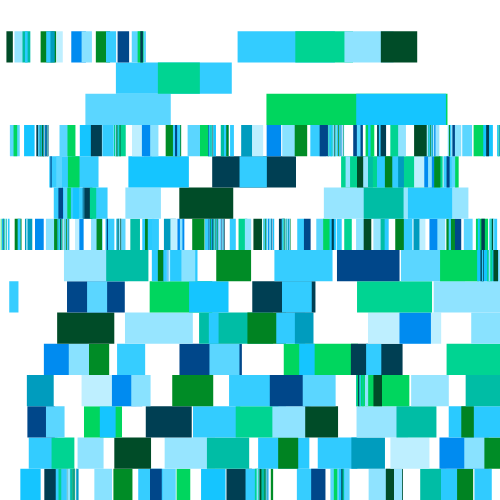
Frame 1 (no input)
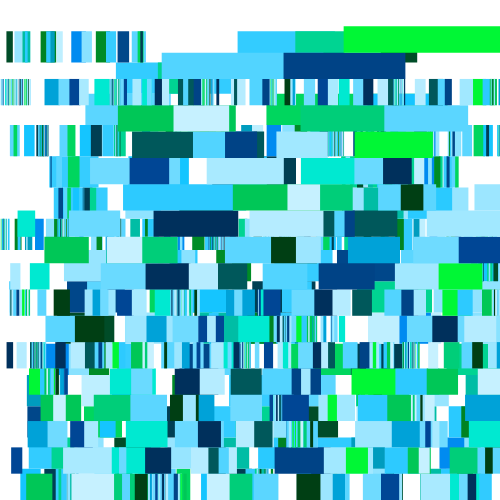
Frame 2 (the mouse pressed at the canvas centre, redrawn once)

The p5.js sketch that drew these frames (run headless with seeded random() and noise() and a simulated clock; the mouse was pressed at the canvas centre and the sketch redrawn once):

// p5.js sketch
// ── sketch.js
'use strict';

var colorCount = 20;

var hueValues = [];
var saturationValues = [];
var brightnessValues = [];

function setup() {
    createCanvas(500, 500);
    colorMode(HSB, 360, 100, 100, 100);
    noStroke();
}

function draw() {
    noLoop();

    for (var i = 0; i < colorCount; i++) {
        if (i % 2 == 0) {
            hueValues[i] = random(130, 220);
            saturationValues[i] = 100;
            brightnessValues[i] = random(15, 100);
        } else {
            hueValues[i] = 195;
            saturationValues[i] = random(20, 100);
            brightnessValues[i] = 100;
        }
    }

    var counter = 0;

    var rowCount = int(random(5, 30));
    var rowHeight = height / rowCount;

    // Create parts out of each line strting from the end
    for (var i = rowCount; i >= 0; i--) {
        // Count the fragments 
        var partCount = i + 1;
        var parts = [];

        for (var ii = 0; ii < partCount; ii++) {
            // If the fragments are small
            if (random() < 0.075) {
                // Manage the big values
                var fragments = int(random(2, 20));
                partCount += fragments;
                for (var iii = 0; iii < fragments; iii++) {
                    parts.push(random(2));
                }
            } else {
                // Push to the empty array
                parts.push(random(2, 20));
            }
        }

        // Sum up all fragments
        var sumPartsTotal = 0;
        for (var ii = 0; ii < partCount; ii++) {
            sumPartsTotal += parts[ii];
        }

        // Draw the rectangles
        var sumPartsNow = 0;
        // Go through the loop and find out each part's location
        for (var ii = 0; ii < parts.length; ii++) {
            sumPartsNow += parts[ii];
            // We map each value to the total width
            var x = map(sumPartsNow, 0, sumPartsTotal, 0, width);
            var y = rowHeight * i;
            // Fill in the blanks
            var w = -map(parts[ii], 0, sumPartsTotal, 0, width);
            var h = rowHeight;

            var index = counter % colorCount;
            var col = color(hueValues[index], saturationValues[index], brightnessValues[index]);
            fill(col);
            // Use the set variable to draw the rectangles
            rect(x, y, w, h);
            counter++;
        }
    }
}
